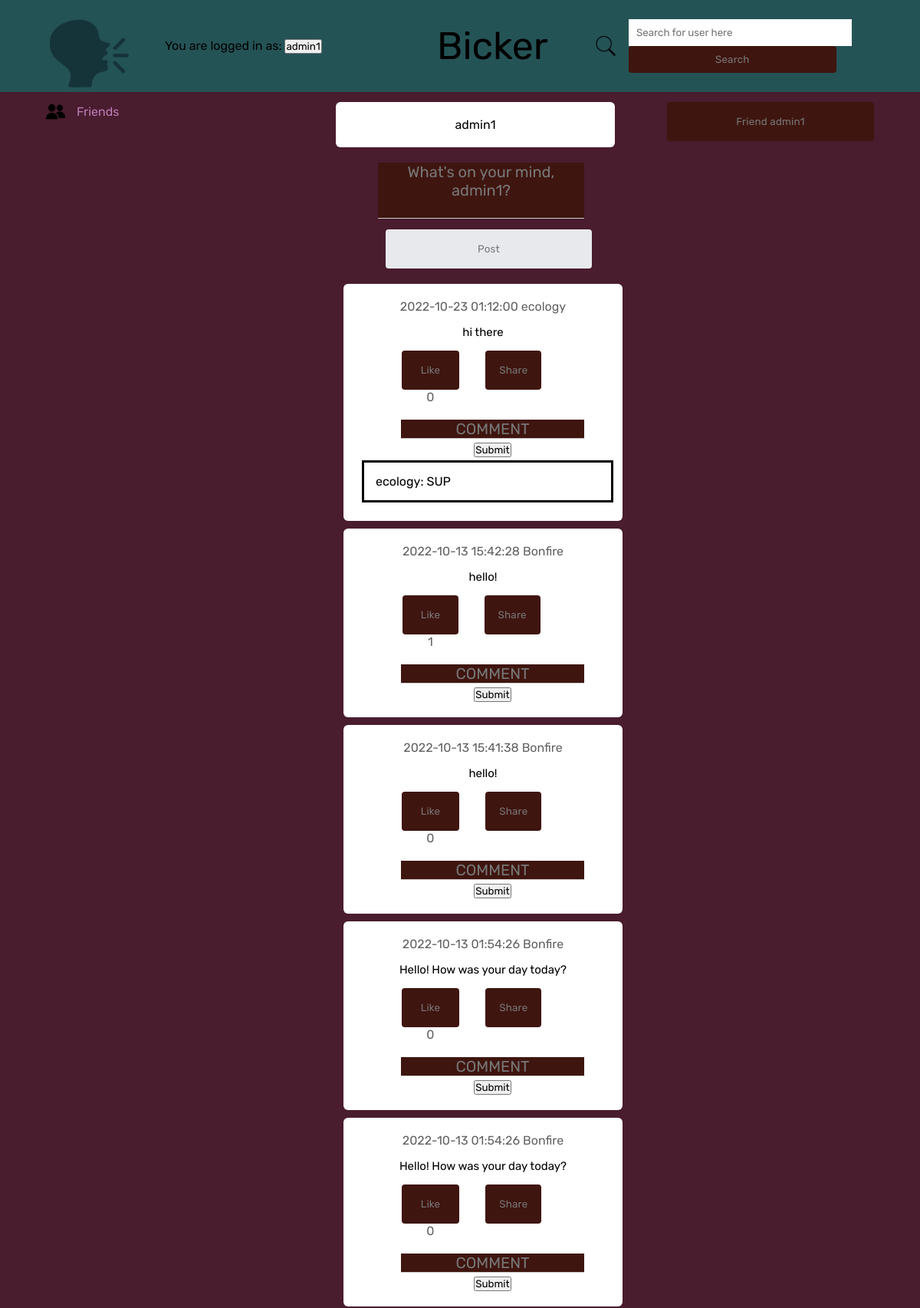
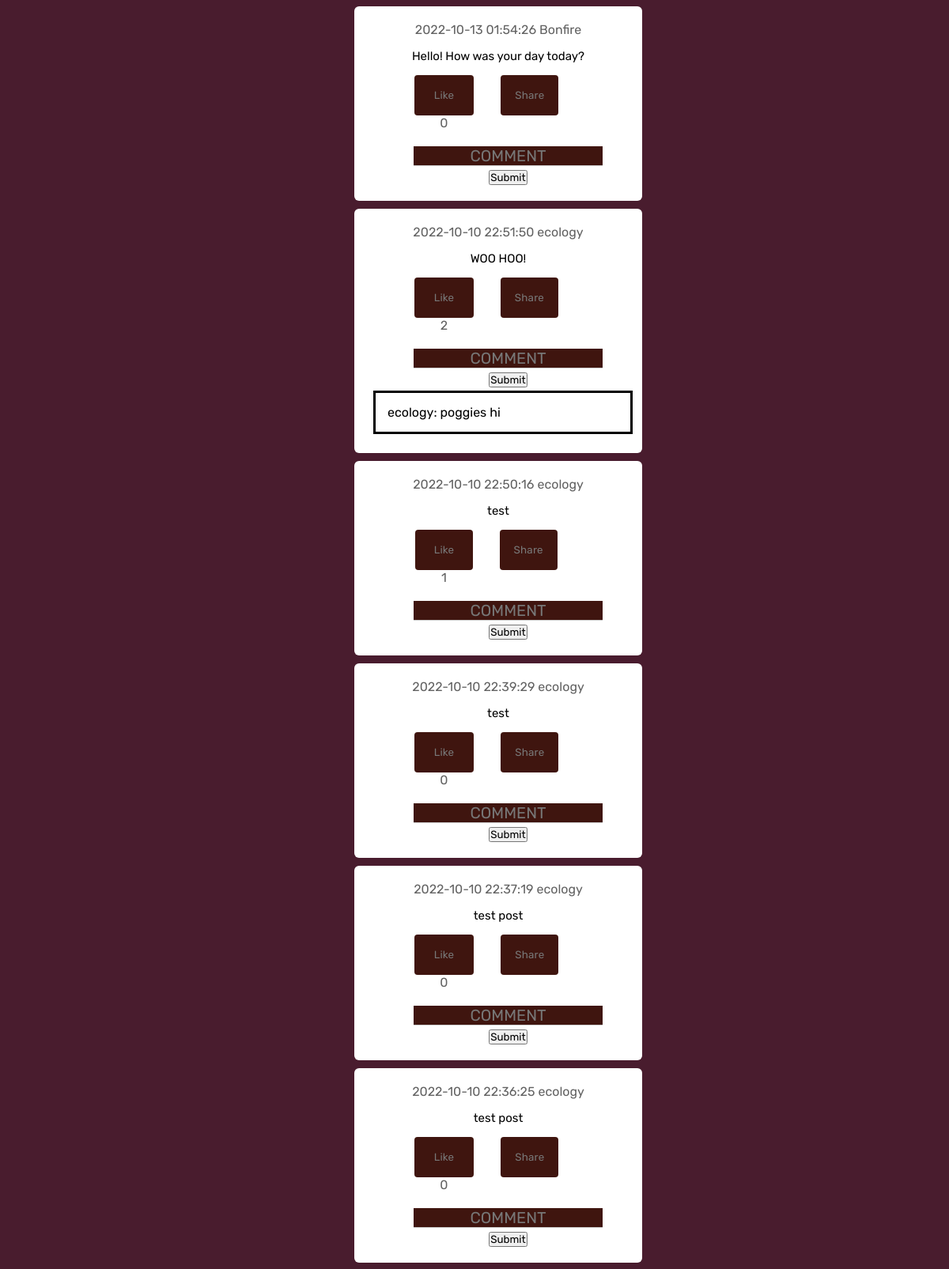
The app's page /frontpage (signed in, upper part) with its own data (2 pictures, top to bottom).
### tables this page shows
CREATE TABLE posts (
    id INTEGER PRIMARY KEY AUTOINCREMENT,
    content text NOT NULL,
    username text NOT NULL,
    created_at DATETIME DEFAULT CURRENT_TIMESTAMP, likes INT DEFAULT 0,
    FOREIGN KEY(username) REFERENCES users(username)
);

CREATE TABLE comments(
                    comment_id INTEGER PRIMARY KEY AUTOINCREMENT,
                    commenter_user TEXT NOT NULL,
                    comment_time DATETIME DEFAULT CURRENT_TIMESTAMP,
                    post_id INTEGER NOT NULL, comment_content TEXT,
                    FOREIGN KEY (post_id) REFERENCES posts(id)
                    );

### app.py (the view)
@app.route('/frontpage', methods=['GET', 'POST'])
def frontpage():
    global current_user
    global current_page
    if current_user is None:
        return redirect("/login")
    conn = db_connection()
    cursor = conn.cursor()
    cursor.execute("""SELECT id, content, username, created_at, likes, follower_name
                  FROM posts
                  INNER JOIN followers ON username=followed_name
                  WHERE follower_name=?
                  UNION ALL
                  SELECT id, content, username, created_at, likes, 'blank' AS follower_name
                  FROM posts
                  WHERE username=?
                  UNION ALL
                  SELECT id, content, username, created_at, likes, 'blank' AS follower_name
                  FROM posts
                  INNER JOIN shared_posts ON id=post_id
                  WHERE shared_userid=?
                  ORDER BY id DESC""", (current_user, current_user, current_user))
    post_list = []
    for row in cursor.fetchall():
            post_list.append(row)
    if not post_list:
        cursor.execute("""SELECT * FROM posts WHERE id=12""")
        for row in cursor.fetchall():
            post_list.append(row)
    cursor.execute("""SELECT * FROM comments
                    ORDER BY comment_id ASC""")
    comment_list = []
    for row in cursor.fetchall():
            comment_list.append(row)
    if request.method == 'POST':
        if request.form.get("post-input") is not None:
            new_post = request.form['post-input']
            sql_query = """INSERT INTO posts (content, username)
                    VALUES (?, ?)"""
            cursor = cursor.execute(sql_query, (new_post, current_user))
            conn.commit()
            sql_query = """SELECT id, content, username, created_at, likes, follower_name
                  FROM posts
                  INNER JOIN followers ON username=followed_name
                  WHERE follower_name=?
                  UNION ALL
                  SELECT id, content, username, created_at, likes, 'blank' AS follower_name
                  FROM posts
                  WHERE username=?
                  UNION ALL
                  SELECT id, content, username, created_at, likes, 'blank' AS follower_name
                  FROM posts
                  INNER JOIN shared_posts ON id=post_id
                  WHERE shared_userid=?
                  ORDER BY id DESC"""
            cursor.execute(sql_query, (current_user, current_user, current_user))
            post_list.clear()
            for row in cursor.fetchall():
                post_list.append(row)
            current_page = current_user
            return render_template('frontpage.html', user=current_user, postlist = post_list,
                                    currentuser=current_user, commentlist = comment_list)
        elif request.form.get("searchuser") is not None:
            current_search = request.form['searchuser']
            if current_search.isalnum():
                sql_query = """SELECT * FROM posts WHERE username=? ORDER BY id DESC"""
                cursor.execute(sql_query, (current_search,))
                post_list.clear()
                for row in cursor.fetchall():
                    post_list.append(row)
                if not post_list:
                    return redirect('/frontpage')
                else:
                    current_page = current_search
                    return render_template('frontpage.html', user=current_search, postlist = post_list,
                                            currentuser=current_user, commentlist = comment_list)
            else:
                return render_template('frontpage.html', user=current_search, postlist = post_list,
                                        currentuser=current_user, commentlist = comment_list)
        elif request.form.get("frienduser") is not None:
            sql_query = """SELECT * FROM followers WHERE follower_name=? AND followed_name=?"""
            cursor = cursor.execute(sql_query, (current_user, current_page))
            follower_list = []
            for row in cursor.fetchall():
                follower_list.append(row)
            if current_user == current_page:
                pass
            elif not follower_list:
                friend_status = 0
                sql_query = """INSERT INTO followers (follower_name, followed_name, status)
                     VALUES (?, ?, ?)"""
                cursor = cursor.execute(sql_query, (current_user, current_page, friend_status))
                conn.commit()
            sql_query = """SELECT * FROM posts WHERE username=? ORDER BY id DESC"""
            cursor.execute(sql_query, (current_page,))
            post_list.clear()
            for row in cursor.fetchall():
                post_list.append(row)
            return render_template('frontpage.html', user=current_page, postlist = post_list,
                                    currentuser=current_user, commentlist = comment_list)
        elif request.form.get("friendlist") is not None:
            return redirect("/friends")
        elif request.form.get('sharebutton') is not None:
            sharedID = request.form.get('sharebutton')
            sql_query = """SELECT * FROM shared_posts WHERE shared_userid=? AND post_id=?"""
            cursor.execute(sql_query, (current_user, sharedID,))
            check_list=[]
            for row in cursor.fetchall():
                check_list.append(row)
            if not check_list:
                sql_query = """INSERT INTO shared_posts (shared_userid, post_id)
                        VALUES (?, ?)"""
                cursor.execute(sql_query, (current_user, sharedID,))
                conn.commit()
                sql_query = """SELECT * FROM posts WHERE username=? ORDER BY id DESC"""
                cursor.execute(sql_query, (current_page,))
                post_list.clear()
                for row in cursor.fetchall():
                    post_list.append(row)
                return render_template('frontpage.html', user=current_page, postlist = post_list,
                                        currentuser=current_user, commentlist = comment_list)
            else:
                return render_template('frontpage.html', user=current_page, postlist = post_list,
                                        currentuser=current_user, commentlist = comment_list)
        elif request.form.get('likebutton') is not None:
            likedID = request.form.get('likebutton')
            sql_query = """UPDATE posts SET likes = likes + 1 WHERE id = ?"""
            cursor.execute(sql_query, (likedID,))
            conn.commit()
            return redirect("/frontpage")
        elif request.form.get('return') is not None:
            return redirect("/frontpage")
        elif request.form.get('commentbutton') is not None:
            if request.form.get('comment-button') is None:
                return redirect("/frontpage")
            else:
                post_id = request.form.get('commentbutton')
                comment_content = request.form.get('comment-button')
                sql_query = """INSERT INTO comments (commenter_user, post_id, comment_content)
                            VALUES (?, ?, ?)"""
                cursor.execute(sql_query, (current_user, post_id, comment_content,))
                conn.commit()
                return redirect("/frontpage")
    else:
        current_page = current_user
        return render_template('frontpage.html', user=current_user, postlist = post_list,
                                currentuser=current_user, commentlist = comment_list)

### app.py (called while the page is built)
def db_connection():
    conn = None
    try:
        conn = sqlite3.connect("bickerdb.sqlite")
    except sqlite3.error as e:
        print(e)
    return conn

### templates/frontpage.html (shortened to what this page needs)
<!DOCTYPE html>
<html lang="en">
<head>
    <link rel= "stylesheet" type= "text/css" href= "{{ url_for('static',filename='stylefront.css') }}">
</head>
<body>
    <nav>
        <div class = "nav-left">
            <img src="{{ url_for('static', filename='bickerlogo.png') }}" alt="Bicker Logo" class = "logo">
            <form action="" method="post">
                You are logged in as:
                <input class="btn btn-default" name="return" type="submit" value="{{ currentuser }}">
            </form>
        </div>
        <div class = "nav-middle">
            Bicker
        </div>
        <div class = "nav-right">
            <div class = "search-box">
                <img src = "{{ url_for('static', filename='searchicon.png') }}" alt = "search icon">
            <form action="" method="post">
                <input type="text" placeholder="Search for user here" name="searchuser" value="{{
                    request.form.searchuser }}">
                <input class="searchbutton" type="submit" value="Search">
            </form>
            </div>
        </div>
    </nav>
    <div class="container">
        <div class="left-sidebar">
            <div class="important-links">
                <a href="{{ url_for('friends_list') }}" style = "color: #bc7db9;"><img src = "{{ url_for('static', filename='friendsicon.png') }}" alt = "friends icon">Friends</a>
            </div>
        </div>
        <div class="main-content">
            <div class="write-post-container">
                <div>
                    <p> {{ user }} </p>
                </div>
            </div>
            <div class="post-input-container">
                <form action="{{ url_for('frontpage') }}" method="post">
                    <textarea name = "post-input" id = "post-input" placeholder = "What's on your mind, {{ currentuser }}?" rows = 3></textarea>
                    <button type = "submit" class = "postsubmit">
                        Post
                    </button>
                </form>
            </div>
            {% for row in postlist %}
            <div class="post-container">
                <div class="timestamp">
                    <span>{{ row[3] }}</span>
                    <span>{{ row[2] }}</span>
                </div>
                <p class = "post-text">{{ row[1] }}</p>
                <div class="post-row">
                    <div class = "activity-icons">
                        <div><form action="" method="post">
                            <input type="submit" value="Like" class = "likebutton">
                            <span>{{ row[4] }}</span>
                        </form>
                        </div>
                        <div>
                            <form action="" method="post">
                                <input type="submit" value="Share" class="sharebutton">
                            </form>
                        </div>
                        <div class="post-input-container">
                            <form action="{{ url_for('frontpage') }}" method="post">
                                <textarea name = "comment-button" id = "comment-button" placeholder = "COMMENT" rows = 1 style="color:#bc7db9"></textarea>
                                <input type="submit">
                            </form>
                        </div>
                            {% for thing in commentlist %}
                                {% if thing[3] == row[0]%}
                                <div class="comment-container" >
                                {{ thing[1] }}:
                                {{ thing[4] }}
                                </div>
                                <br />
                                {%endif%}
                           {% endfor %}
                    </div>
                </div>
            </div>
            {% endfor %}
        </div>
        <div class="right-sidebar">
            <form action="" method="post">
                <input class="friendbutton" name="frienduser" type="submit" value="Friend {{ user }}">
            </form>
        </div>
    </div>
</body>
</html>

### static/stylefront.css (style rules this page uses)
* { margin: 0; padding: 0; font-family: 'Rubik', sans-serif; }
body { background: #491c2e; }
nav { display: flex; align-items: center; justify-content: space-between; background: #245356; padding: 5px 5%; position: sticky; top: 0; z-index: 100; }
.logo { width: 110px; margin-right: 45px; }
.nav-left, .nav-right { display: flex; align-items: center; }
.nav-middle { font-size: 50px; position: absolute; left: 47.5%; }
.nav-right img { width: 30px; margin-right: 15px; }
.friendbutton { width: 100%; border: none; padding: 18px; font-family: 'Rubik', sans-serif; cursor: pointer; background: #3f150f; color: #777; border-top-right-radius: 4px; border-top-left-radius: 4px; border-bottom-left-radius: 4px; border-bottom-right-radius: 4px; letter-spacing: 0.2px; outline: 0; transition: all .3s; text-align: center; }
.searchbutton { width: 100%; border: none; padding: 18px; font-family: 'Rubik', sans-serif; cursor: pointer; background: #3f150f; color: #777; border-top-right-radius: 4px; border-top-left-radius: 4px; border-bottom-left-radius: 4px; border-bottom-right-radius: 4px; letter-spacing: 0.2px; outline: 0; transition: all .3s; text-align: center; }
.search-box { width: 350px; border-radius: 20px; display: flex; align-items: center; padding: 0 15px; background: transparent; }
.search-box input { width: 100%; padding: 10px; outline: none; border: 0; }
.container { display: flex; justify-content: space-between; padding: 13px 5%; }
.left-sidebar { flex-basis: 25%; position: sticky; top: 70px; align-self: flex-start; border-radius: 3%; }
.right-sidebar { flex-basis: 25%; position: sticky; top: 70px; align-self: flex-start; border-radius: 3%; }
.main-content { flex-basis: 30%; }
.important-links a { text-decoration: none; display: flex; align-items: center; margin-bottom: 30px; width: fit-content; }
.important-links img { width: 25px; margin-right: 15px; }
.write-post-container { width: 100%; background: #fff; border-radius: 6px; padding: 20px; columns: #626262; text-align: center; }
.post-input-container { padding-left: 55px; padding-top: 20px; }
.post-input-container textarea { width: 100%; border: 0; outline: 0; border-bottom: 1px solid #ccc; background: #3f150f; color: #bc7db9; text-align: center; font-size: 20px; resize: none; }
.post-input-container textarea::placeholder { color: #777; }
.post-container { width:100%; background: #fff; border-radius: 6px; padding: 20px; color: #626262; text-align: center; margin:10px; }
.post-text { color: black; margin: 15px 0; font-size: 15px; }
.comment-container { outline: solid; color: #000; padding: 15px; margin: 7px; position: relative; width: 90% }
.postsubmit { width: 100%; border: none; padding: 18px; font-family: 'Rubik', sans-serif; cursor: pointer; background: #e8e9ec; color: #777; border-top-right-radius: 4px; border-top-left-radius: 4px; border-bottom-left-radius: 4px; border-bottom-right-radius: 4px; letter-spacing: 0.2px; outline: 0; transition: all .3s; text-align: center; align-items: center; margin: 10px; }
.post-row { display: flex; align-items: center; justify-content: space-between; }
.activity-icons div { display: inline-flex; align-items: center; margin-right: 30px; }
.likebutton { width: 100%; border: none; padding: 18px; font-family: 'Rubik', sans-serif; cursor: pointer; background: #3f150f; color: #777; border-top-right-radius: 4px; border-top-left-radius: 4px; border-bottom-left-radius: 4px; border-bottom-right-radius: 4px; letter-spacing: 0.2px; outline: 0; transition: all .3s; text-align: center; }
.sharebutton { width: 100%; border: none; padding: 18px; font-family: 'Rubik', sans-serif; cursor: pointer; background: #3f150f; color: #777; border-top-right-radius: 4px; border-top-left-radius: 4px; border-bottom-left-radius: 4px; border-bottom-right-radius: 4px; letter-spacing: 0.2px; outline: 0; transition: all .3s; text-align: center; }

### records on screen
posts: created_at "2022-10-23 01:12:00", username "ecology", content "hi there", likes "0"
comments: commenter_user "ecology", comment_content "SUP"
posts: created_at "2022-10-13 15:42:28", username "Bonfire", content "hello!", likes "1"
posts: created_at "2022-10-13 15:41:38", username "Bonfire", content "hello!", likes "0"
posts: created_at "2022-10-13 01:54:26", username "Bonfire", content "Hello! How was your day today?", likes "0"
posts: created_at "2022-10-10 22:51:50", username "ecology", content "WOO HOO!", likes "2"
comments: commenter_user "ecology", comment_content "poggies hi"
posts: created_at "2022-10-10 22:50:16", username "ecology", content "test", likes "1"
posts: created_at "2022-10-10 22:39:29", username "ecology", content "test", likes "0"
posts: created_at "2022-10-10 22:37:19", username "ecology", content "test post", likes "0"
posts: created_at "2022-10-10 22:36:25", username "ecology", content "test post", likes "0"

### other values on screen
{{ user }} "admin1"
